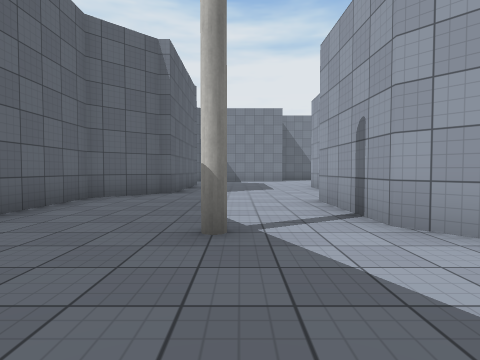
view 1 (above)

24 first-person views from a walk through a scene from a Unity 3-D project. The camera is 1.2 m above the floor, tilts 2° down and sees 80° across. The floor is counted in squares, 2 m on a side. Each view is taken from the middle of a square. On the plan, view 1 faces up. The plan holds only what a view shows up to about 9 squares ahead; the rest is blank. Some animated figures are left out. Surface patterns are stand-ins for the level's own textures.

view 2
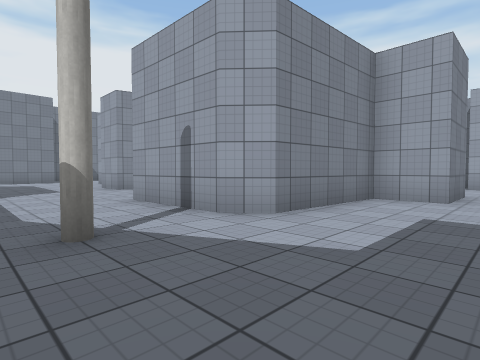

view 3
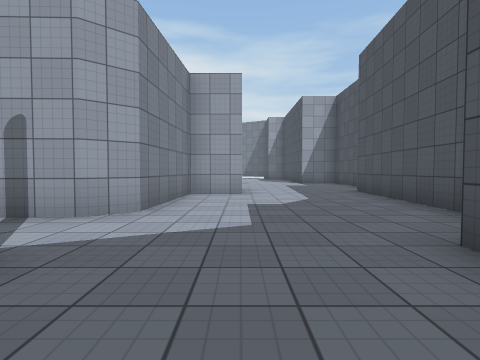

view 4
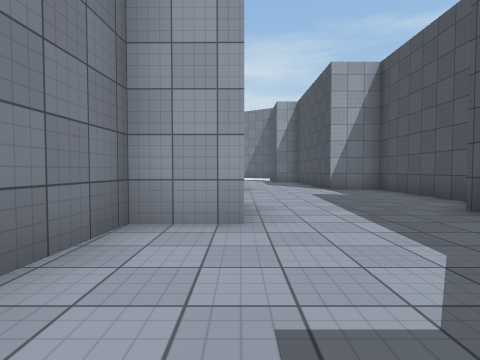

view 5
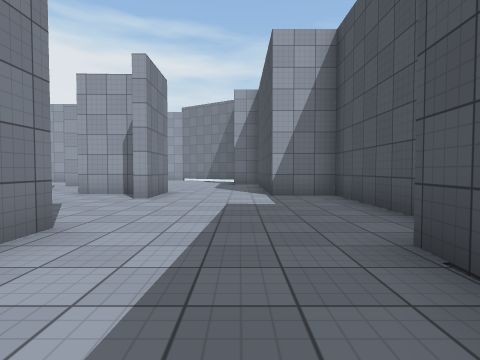

view 6
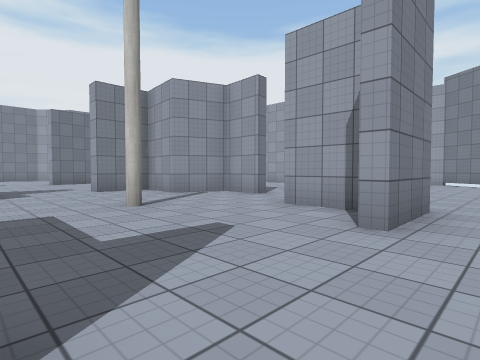

view 7
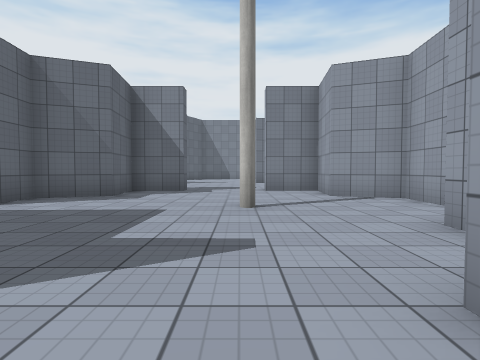

view 8
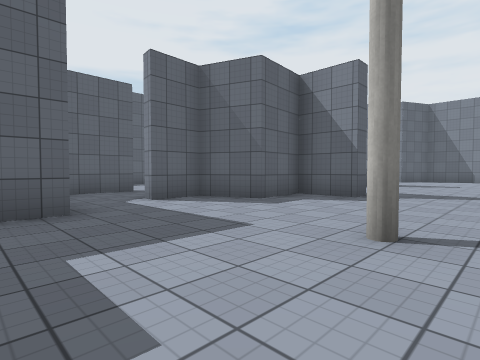

view 9
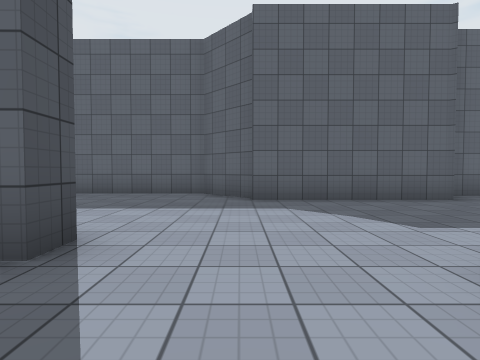

view 10
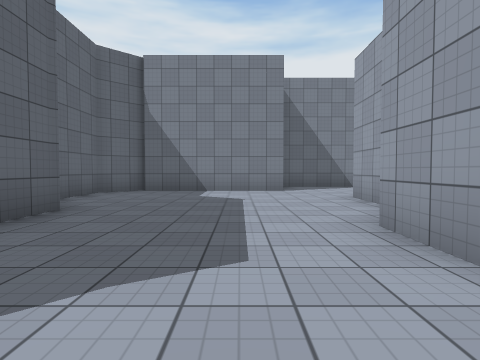

view 11
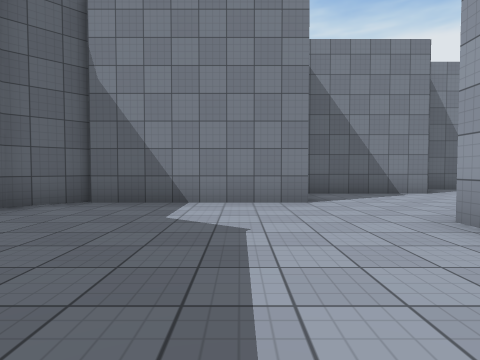

view 12
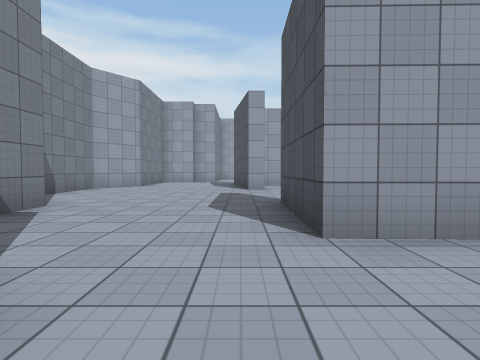

view 13
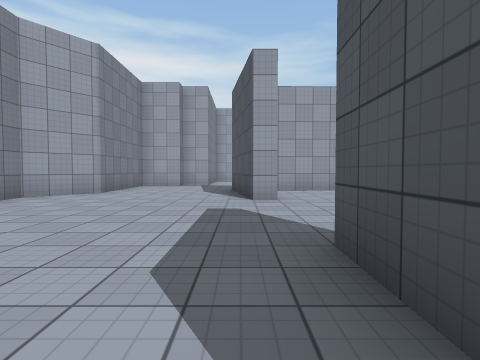

view 14
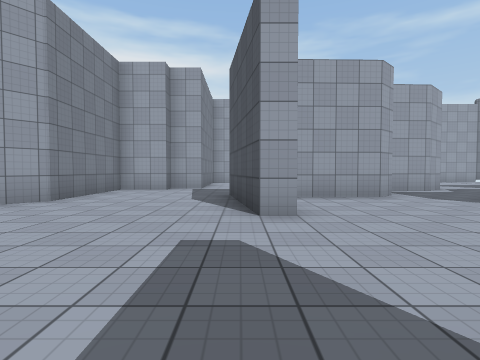

view 15
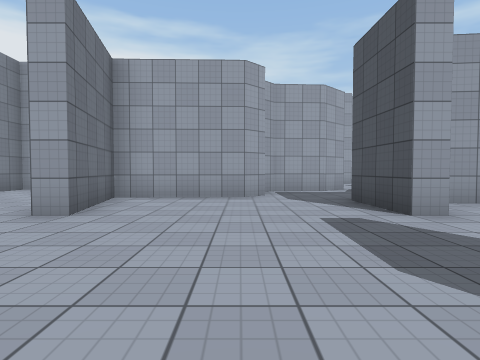

view 16
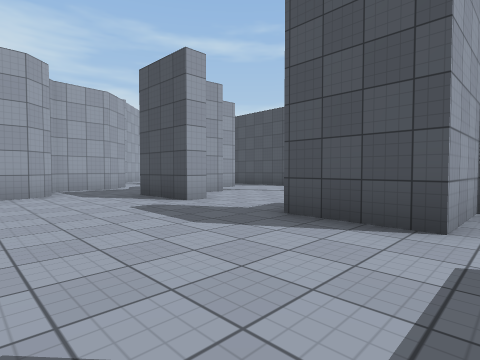

view 17
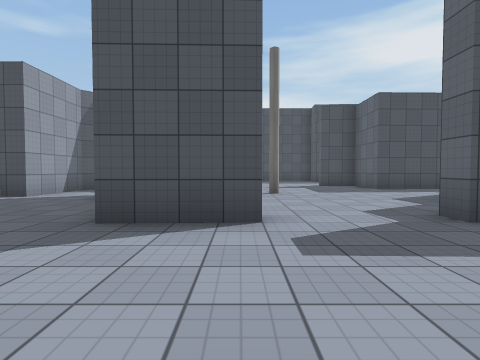

view 18
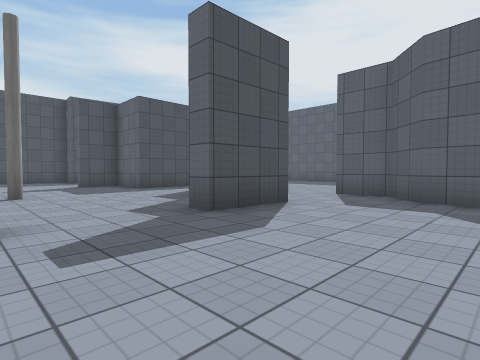

view 19
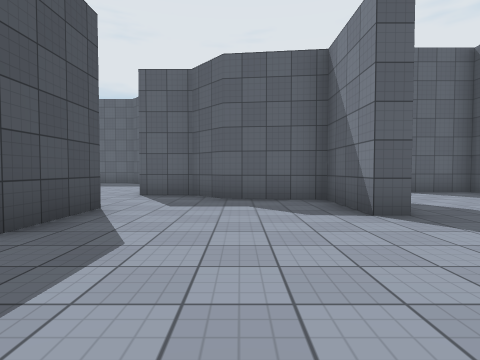

view 20
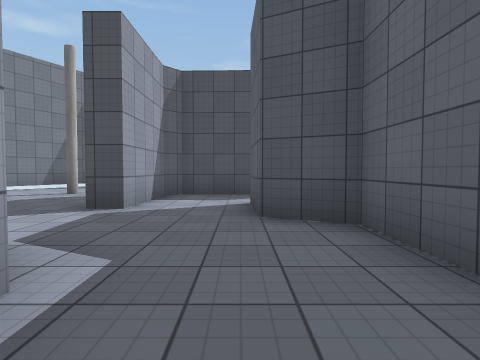

view 21
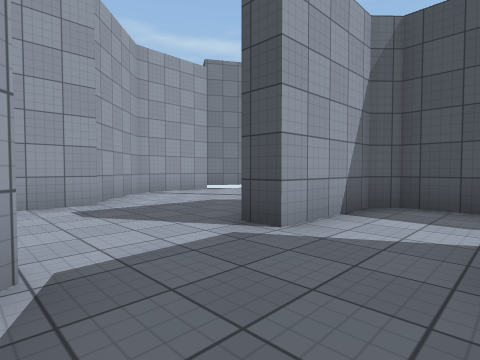

view 22
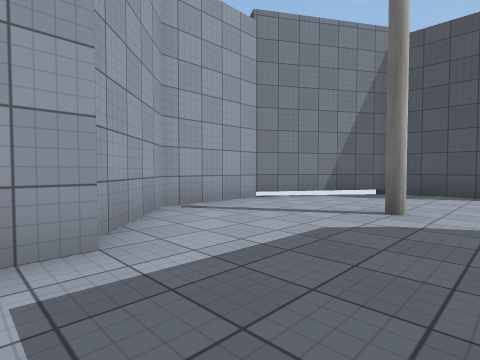

view 23
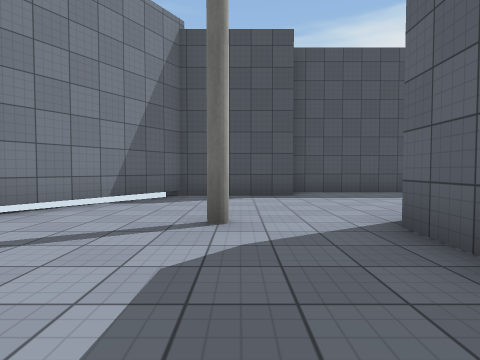

view 24
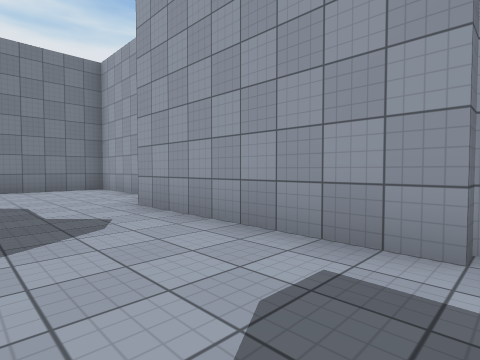

### Floor plan
Points are (right, up) in squares from view 1. A wall is a line through its corners. A room is listed if a view was taken in it or the views show most of it. See-through windows are left out.
Room 1 (views 1, 2, 3, 4, 5, 6, 7, 8, 9, 10, 11, 12)
walls: (4.6, 3) (5.7, 3.1) (5.7, 2.3); (2.5, 8.8) (2.5, 10.1); (7, 0.9) (5.2, 1) (5.2, 2.2) (2.1, 2.4) (1.6, 3) (1.5, 5.7) (2.1, 5.7) (2.2, 3.9); (7.4, 8.8) (7.4, 8.3) (5.9, 8.3) (6, 6.6) (4.6, 6.1) (4.7, 4.8); (-2, 7.3) (-3.2, 6.1) (-3.2, 2.8); (3.5, 11.9) (3.5, 13.3); (2, -2.1) (6.3, -2.4); (11.2, 1.7) (11.2, 3.2); (-1.7, 11.2) (-1.7, 7.2); (12.5, 4.8) (12.4, 6.1) (11.1, 6.6) (11.3, 8.3) (9.7, 8.3); (12.6, 3) (14.4, 3) (14.8, 3.4) (14.8, 4.4); (7.2, -3.3) (10.7, -3.3) (10.7, -1.8); (1.4, 15.2) (-1.8, 15.2); (-1.8, 15.5) (-2.7, 14.6) (-2.7, 12)
ways out: opening at (2, 14.3) to room 2; opening at (3, 7.3) to room 2; opening at (8.5, 8) to room 2; opening at (14, 5) to room 3; opening at (11.5, -0.5) to room 4; opening at (3.5, 5) to room 5; opening at (5, 4) to room 5
Room 2 (views 13, 14, 15, 16, 17, 18, 19)
walls: (3.5, 13.3) (6.3, 13.2) (6.3, 12.8) (4.2, 12.8) (4, 10.7) (3.1, 9.9) (3.1, 8.6) (2.5, 8.8); (5.9, 17.2) (2.3, 17.2) (2.3, 15.6); (9.7, 8.3) (9.7, 8.7) (11.6, 8.6); (12.8, 10.4) (12.3, 10.9) (12.2, 13.7) (9.7, 13.2) (9.7, 13.7) (13, 14.3); (2.4, 15.2) (1.4, 15.2); (5.5, 6.8) (5.5, 8.8) (7.4, 8.8); (13.5, 17.6) (11.6, 17.6) (10.2, 18.7) (6.8, 18.7)
ways out: opening at (2, 14.3) to room 1; opening at (3, 7.3) to room 1; opening at (8.5, 8) to room 1; opening at (13, 10) to room 3; opening at (14, 16) to room 4
Room 3 (views 20, 21)
walls: (11.6, 8.6) (11.7, 6.9) (12.7, 6.3) (12.8, 5); (15, 7.7) (14.1, 8.6) (14, 10) (13.7, 10.3); (14.8, 4.4) (14.8, 5.6)
ways out: opening at (14, 5) to room 1; opening at (13, 10) to room 2; opening at (15, 6.5) to room 4
Room 4 (views 22, 23, 24)
walls: (14.8, 5.6) (15.4, 5.6); (18.3, 6.1) (18.3, 10.8); (15.3, 4.1) (15.3, 2.9); (19.3, 12.9) (19.3, 15.2) (16.8, 15.2); (11.9, 0.9) (10, 0.9); (15.8, -0.8) (18.4, -0.8) (20.2, 2.2) (20.2, 4.6) (18.5, 6.3); (14.7, 16.1) (14.7, 17.6) (13.5, 17.6); (10.7, -1.8) (15.6, -1.8)
ways out: opening at (11.5, -0.5) to room 1; opening at (14, 16) to room 2; opening at (15, 6.5) to room 3
Room 5 (no view inside)
walls: (3.7, 3) (4.6, 3); (4.7, 4.8) (4.3, 4.8)
ways out: opening at (3.5, 5) to room 1; opening at (5, 4) to room 1

Positions as (right, up) in squares from view 1, and headings:
1: (0, 0), facing up
2: (-1, 0), facing up-right
3: (-2, 1), facing right
4: (2, 1), facing right
5: (4, -1), facing right
6: (7, 0), facing up-right
7: (9, 0), facing up
8: (10, 2), facing up-left
9: (4, 7), facing left
10: (1, 7), facing up
11: (1, 10), facing up
12: (1, 14), facing right
13: (4, 14), facing right
14: (6, 14), facing right
15: (6, 11), facing right
16: (5, 12), facing down-right
17: (10, 12), facing down
18: (10, 12), facing down-left
19: (10, 11), facing left
20: (13, 10), facing down
21: (13, 8), facing down-right
22: (16, 7), facing down-right
23: (17, 6), facing down
24: (16, 6), facing up-right
